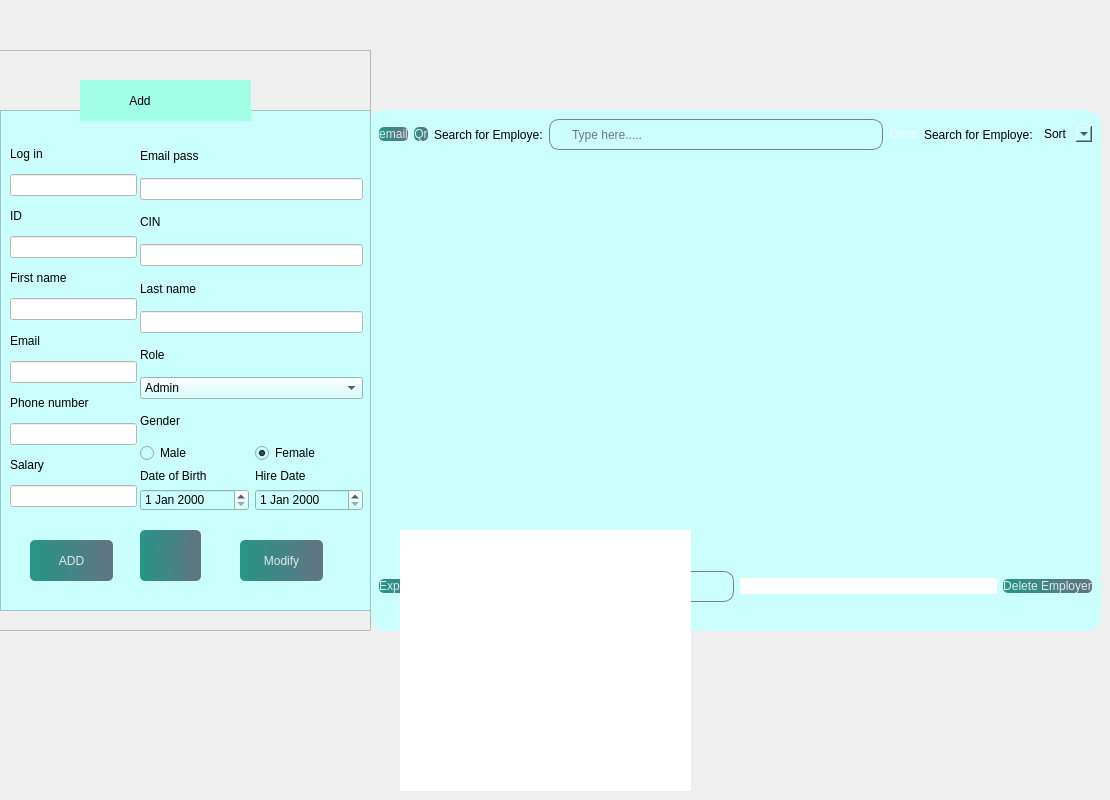
          <widget class="QWidget" name="a1">
           <widget class="QFrame" name="frame_7">
            <property name="geometry">
             <rect>
              <x>370</x>
              <y>110</y>
              <width>731</width>
              <height>521</height>
             </rect>
            </property>
            <property name="styleSheet">
             <string notr="true">
background-color: rgb(202, 255, 251);
border-radius:15px;
</string>
            </property>
            <property name="frameShape">
             <enum>QFrame::StyledPanel</enum>
            </property>
            <property name="frameShadow">
             <enum>QFrame::Raised</enum>
            </property>
            <layout class="QVBoxLayout" name="verticalLayout_17">
             <item>
              <layout class="QHBoxLayout" name="horizontalLayout_5">
               <item>
                <widget class="QPushButton" name="email">
                 <property name="styleSheet">
                  <string notr="true">
#email{
color: rgb(0, 0, 0);
}
QPushButton, #email{
	background-color: qlineargradient(spread:pad, x1:0, y1:0.505682, x2:1, y2:0.477, stop:0 rgba(11, 131, 120, 219), stop:1 rgba(85, 98, 112, 226));
	color:rgba(255, 255, 255, 210);
	border-radius:5px;
}

QPushButton#email:hover{
	background-color: qlineargradient(spread:pad, x1:0, y1:0.505682, x2:1, y2:0.477, stop:0 rgba(150, 123, 111, 219), stop:1 rgba(85, 81, 84, 226));
}

QPushButton#email:pressed{
	padding-left:5px;
	padding-top:5px;
	background-color:rgba(150, 123, 111, 255);
}
</string>
                 </property>
                 <property name="text">
                  <string>email</string>
                 </property>
                 <property name="checkable">
                  <bool>true</bool>
                 </property>
                 <property name="checked">
                  <bool>true</bool>
                 </property>
                </widget>
               </item>
               <item>
                <widget class="QPushButton" name="qr">
                 <property name="styleSheet">
                  <string notr="true">
#qr{
color: rgb(0, 0, 0);
}
QPushButton, #qr{
	background-color: qlineargradient(spread:pad, x1:0, y1:0.505682, x2:1, y2:0.477, stop:0 rgba(11, 131, 120, 219), stop:1 rgba(85, 98, 112, 226));
	color:rgba(255, 255, 255, 210);
	border-radius:5px;
}

QPushButton#qr:hover{
	background-color: qlineargradient(spread:pad, x1:0, y1:0.505682, x2:1, y2:0.477, stop:0 rgba(150, 123, 111, 219), stop:1 rgba(85, 81, 84, 226));
}

QPushButton#qr:pressed{
	padding-left:5px;
	padding-top:5px;
	background-color:rgba(150, 123, 111, 255);
}
</string>
                 </property>
                 <property name="text">
                  <string>Qr</string>
                 </property>
                 <property name="checkable">
                  <bool>true</bool>
                 </property>
                 <property name="checked">
                  <bool>true</bool>
                 </property>
                </widget>
               </item>
               <item>
                <widget class="QLabel" name="label_15">
                 <property name="styleSheet">
                  <string notr="true">color: rgb(0, 0, 0);</string>
                 </property>
                 <property name="text">
                  <string>Search for Employe:</string>
                 </property>
                </widget>
               </item>
               <item>
                <widget class="QLineEdit" name="edit_2">
                 <property name="minimumSize">
                  <size>
                   <width>0</width>
                   <height>31</height>
                  </size>
                 </property>
                 <property name="styleSheet">
                  <string notr="true">QLineEdit{
	padding-left: 20px;
	border: 1px solid gray;	
	border-radius: 10px;
color: rgb(0, 0, 0);

}
</string>
                 </property>
                 <property name="placeholderText">
                  <string>Type here.....</string>
                 </property>
                </widget>
               </item>
               <item>
                <widget class="QPushButton" name="pushButton_4">
                 <property name="styleSheet">
                  <string notr="true">QPushButton, #pushButton_4 {
    background-color: qlineargradient(spread:pad, x1:0, y1:0.505682, x2:1, y2:0.477, 
        stop:0 rgba(11, 131, 120, 219), stop:1 rgba(85, 98, 112, 226));
    color: rgba(255, 255, 255, 210);
    border-radius: 5px;
    transition: background-color 0.3s ease-in-out; /* Transition effect */
}

QPushButton#pushButton_4:hover {
    background-color: qlineargradient(spread:pad, x1:0, y1:0.505682, x2:1, y2:0.477, 
        stop:0 rgba(150, 123, 111, 219), stop:1 rgba(85, 81, 84, 226));
}

QPushButton#pushButton_4:pressed {
    padding-left: 5px;
    padding-top: 5px;
    background-color: rgba(150, 123, 111, 255);
    transition: background-color 0.1s ease-out; /* Faster transition when pressed */
}
</string>
                 </property>
                 <property name="text">
                  <string>Done</string>
                 </property>
                </widget>
               </item>
               <item>
                <widget class="QLabel" name="label_28">
                 <property name="styleSheet">
                  <string notr="true">color: rgb(0, 0, 0);</string>
                 </property>
                 <property name="text">
                  <string>Search for Employe:</string>
                 </property>
                </widget>
               </item>
               <item>
                <widget class="QComboBox" name="comboBox_3">
                 <property name="styleSheet">
                  <string notr="true">color: rgb(0, 0, 0);</string>
                 </property>
                 <item>
                  <property name="text">
                   <string>Sort</string>
                  </property>
                 </item>
                 <item>
                  <property name="text">
                   <string>Salary</string>
                  </property>
                  <property name="icon">
                   <iconset resource="resource.qrc">
                    <normaloff>:/img/img/dollar-sign.svg</normaloff>:/img/img/dollar-sign.svg</iconset>
                  </property>
                 </item>
                 <item>
                  <property name="text">
                   <string>Dob</string>
                  </property>
                  <property name="icon">
                   <iconset resource="resource.qrc">
                    <normaloff>:/img/img/award.svg</normaloff>:/img/img/award.svg</iconset>
                  </property>
                 </item>
                </widget>
               </item>
              </layout>
             </item>
             <item>
              <widget class="QTableView" name="xx1"/>
             </item>
             <item>
              <layout class="QHBoxLayout" name="horizontalLayout_6">
               <item>
                <widget class="QPushButton" name="pushButton_29">
                 <property name="styleSheet">
                  <string notr="true">
#pushButton_29{
color: rgb(0, 0, 0);
}
QPushButton, #pushButton_29{
	background-color: qlineargradient(spread:pad, x1:0, y1:0.505682, x2:1, y2:0.477, stop:0 rgba(11, 131, 120, 219), stop:1 rgba(85, 98, 112, 226));
	color:rgba(255, 255, 255, 210);
	border-radius:5px;
}

QPushButton#pushButton_29:hover{
	background-color: qlineargradient(spread:pad, x1:0, y1:0.505682, x2:1, y2:0.477, stop:0 rgba(150, 123, 111, 219), stop:1 rgba(85, 81, 84, 226));
}

QPushButton#pushButton_29:pressed{
	padding-left:5px;
	padding-top:5px;
	background-color:rgba(150, 123, 111, 255);
}
</string>
                 </property>
                 <property name="text">
                  <string>Exporting PDF</string>
                 </property>
                </widget>
               </item>
               <item>
                <widget class="QLabel" name="label_42">
                 <property name="text">
                  <string/>
                 </property>
                 <property name="pixmap">
                  <pixmap resource="resource.qrc">:/img/img/download.svg</pixmap>
                 </property>
                </widget>
               </item>
               <item>
                <widget class="QLineEdit" name="edit_5">
                 <property name="minimumSize">
                  <size>
                   <width>0</width>
                   <height>31</height>
                  </size>
                 </property>
                 <property name="styleSheet">
                  <string notr="true">QLineEdit{
	padding-left: 20px;
	border: 1px solid gray;	
	border-radius: 10px;
color: rgb(0, 0, 0);

}
</string>
                 </property>
                 <property name="placeholderText">
                  <string>Type here.....</string>
                 </property>
                </widget>
               </item>
               <item>
                <widget class="QLineEdit" name="lineEdit_128">
                 <property name="styleSheet">
                  <string notr="true">background-color: rgb(255, 255, 255);
color: rgb(0, 0, 0);</string>
                 </property>
                </widget>
               </item>
               <item>
                <widget class="QPushButton" name="deleteButton">
                 <property name="styleSheet">
                  <string notr="true">
#pushButton_21{
color: rgb(0, 0, 0);
}
QPushButton, #pushButton_21{
	background-color: qlineargradient(spread:pad, x1:0, y1:0.505682, x2:1, y2:0.477, stop:0 rgba(11, 131, 120, 219), stop:1 rgba(85, 98, 112, 226));
	color:rgba(255, 255, 255, 210);
	border-radius:5px;
}

QPushButton#pushButton_21:hover{
	background-color: qlineargradient(spread:pad, x1:0, y1:0.505682, x2:1, y2:0.477, stop:0 rgba(150, 123, 111, 219), stop:1 rgba(85, 81, 84, 226));
}

QPushButton#pushButton_21:pressed{
	padding-left:5px;
	padding-top:5px;
	background-color:rgba(150, 123, 111, 255);
}
</string>
                 </property>
                 <property name="text">
                  <string>Delete Employer</string>
                 </property>
                 <property name="checkable">
                  <bool>true</bool>
                 </property>
                 <property name="checked">
                  <bool>false</bool>
                 </property>
                </widget>
               </item>
              </layout>
             </item>
             <item>
              <widget class="QLabel" name="pic1">
               <property name="text">
                <string/>
               </property>
               <property name="pixmap">
                <pixmap>../../../Downloads/main/interface_qt/img/Nouveau dossier/aze.png</pixmap>
               </property>
              </widget>
             </item>
            </layout>
           </widget>
           <widget class="QFrame" name="frame_3">
            <property name="geometry">
             <rect>
              <x>-10</x>
              <y>50</y>
              <width>381</width>
              <height>581</height>
             </rect>
            </property>
            <property name="frameShape">
             <enum>QFrame::StyledPanel</enum>
            </property>
            <property name="frameShadow">
             <enum>QFrame::Raised</enum>
            </property>
            <widget class="QFrame" name="frame">
             <property name="geometry">
              <rect>
               <x>10</x>
               <y>60</y>
               <width>371</width>
               <height>501</height>
              </rect>
             </property>
             <property name="styleSheet">
              <string notr="true">
background-color: rgb(202, 255, 251)</string>
             </property>
             <property name="frameShape">
              <enum>QFrame::StyledPanel</enum>
             </property>
             <property name="frameShadow">
              <enum>QFrame::Raised</enum>
             </property>
             <widget class="QPushButton" name="addButton">
              <property name="geometry">
               <rect>
                <x>30</x>
                <y>430</y>
                <width>83</width>
                <height>41</height>
               </rect>
              </property>
              <property name="styleSheet">
               <string notr="true">
#addButton{
color: rgb(0, 0, 0);
}
QPushButton, #addButton{
	background-color: qlineargradient(spread:pad, x1:0, y1:0.505682, x2:1, y2:0.477, stop:0 rgba(11, 131, 120, 219), stop:1 rgba(85, 98, 112, 226));
	color:rgba(255, 255, 255, 210);
	border-radius:5px;
}

QPushButton#addButton:hover{
	background-color: qlineargradient(spread:pad, x1:0, y1:0.505682, x2:1, y2:0.477, stop:0 rgba(150, 123, 111, 219), stop:1 rgba(85, 81, 84, 226));
}

QPushButton#addButton:pressed{
	padding-left:5px;
	padding-top:5px;
	background-color:rgba(150, 123, 111, 255);
}
</string>
              </property>
              <property name="text">
               <string>ADD</string>
              </property>
              <property name="checkable">
               <bool>true</bool>
              </property>
              <property name="checked">
               <bool>true</bool>
              </property>
             </widget>
             <widget class="QPushButton" name="pushButton_20">
              <property name="geometry">
               <rect>
                <x>140</x>
                <y>420</y>
                <width>61</width>
                <height>51</height>
               </rect>
              </property>
              <property name="styleSheet">
               <string notr="true">
#pushButton_20{
color: rgb(0, 0, 0);
}
QPushButton, #pushButton_20{
	background-color: qlineargradient(spread:pad, x1:0, y1:0.505682, x2:1, y2:0.477, stop:0 rgba(11, 131, 120, 219), stop:1 rgba(85, 98, 112, 226));
	color:rgba(255, 255, 255, 210);
	border-radius:5px;
}

QPushButton#pushButton_20:hover{
	background-color: qlineargradient(spread:pad, x1:0, y1:0.505682, x2:1, y2:0.477, stop:0 rgba(150, 123, 111, 219), stop:1 rgba(85, 81, 84, 226));
}

QPushButton#pushButton_20:pressed{
	padding-left:5px;
	padding-top:5px;
	background-color:rgba(150, 123, 111, 255);
}
</string>
              </property>
              <property name="text">
               <string/>
              </property>
              <property name="icon">
               <iconset resource="resource.qrc">
                <normaloff>:/img/img/trash-2.svg</normaloff>:/img/img/trash-2.svg</iconset>
              </property>
             </widget>
             <widget class="QWidget" name="layoutWidget_4">
              <property name="geometry">
               <rect>
                <x>10</x>
                <y>30</y>
                <width>127</width>
                <height>367</height>
               </rect>
              </property>
              <layout class="QVBoxLayout" name="verticalLayout_18">
               <item>
                <widget class="QLabel" name="label_3">
                 <property name="styleSheet">
                  <string notr="true">
color: rgb(0, 0, 0);</string>
                 </property>
                 <property name="text">
                  <string>Log in</string>
                 </property>
                </widget>
               </item>
               <item>
                <widget class="QLineEdit" name="lineEdit_17">
                 <property name="styleSheet">
                  <string notr="true">background-color: rgb(255, 255, 255);
color: rgb(0, 0, 0);</string>
                 </property>
                </widget>
               </item>
               <item>
                <widget class="QLabel" name="label_7">
                 <property name="styleSheet">
                  <string notr="true">color: rgb(0, 0, 0);</string>
                 </property>
                 <property name="text">
                  <string>ID</string>
                 </property>
                </widget>
               </item>
               <item>
                <widget class="QLineEdit" name="lineEdit_16">
                 <property name="styleSheet">
                  <string notr="true">background-color: rgb(255, 255, 255);
color: rgb(0, 0, 0);</string>
                 </property>
                </widget>
               </item>
               <item>
                <widget class="QLabel" name="label_10">
                 <property name="styleSheet">
                  <string notr="true">color: rgb(0, 0, 0);</string>
                 </property>
                 <property name="text">
                  <string>First name</string>
                 </property>
                </widget>
               </item>
               <item>
                <widget class="QLineEdit" name="lineEdit_20">
                 <property name="styleSheet">
                  <string notr="true">background-color: rgb(255, 255, 255);
color: rgb(0, 0, 0);</string>
                 </property>
                </widget>
               </item>
               <item>
                <widget class="QLabel" name="label_11">
                 <property name="styleSheet">
                  <string notr="true">color: rgb(0, 0, 0);</string>
                 </property>
                 <property name="text">
                  <string>Email</string>
                 </property>
                </widget>
               </item>
               <item>
                <widget class="QLineEdit" name="lineEdit_21">
                 <property name="styleSheet">
                  <string notr="true">background-color: rgb(255, 255, 255);
color: rgb(0, 0, 0);</string>
                 </property>
                </widget>
               </item>
               <item>
                <widget class="QLabel" name="label_13">
                 <property name="styleSheet">
                  <string notr="true">color: rgb(0, 0, 0);</string>
                 </property>
                 <property name="text">
                  <string>Phone number</string>
                 </property>
                </widget>
               </item>
               <item>
                <widget class="QLineEdit" name="lineEdit_22">
                 <property name="styleSheet">
                  <string notr="true">background-color: rgb(255, 255, 255);
color: rgb(0, 0, 0);</string>
                 </property>
                </widget>
               </item>
               <item>
                <widget class="QLabel" name="label_12">
                 <property name="styleSheet">
                  <string notr="true">color: rgb(0, 0, 0);</string>
                 </property>
                 <property name="text">
                  <string>Salary</string>
                 </property>
                </widget>
               </item>
               <item>
                <widget class="QLineEdit" name="lineEdit_39">
                 <property name="styleSheet">
                  <string notr="true">background-color: rgb(255, 255, 255);
color: rgb(0, 0, 0);</string>
                 </property>
                </widget>
               </item>
              </layout>
             </widget>
             <widget class="QWidget" name="layoutWidget_5">
              <property name="geometry">
               <rect>
                <x>140</x>
                <y>30</y>
                <width>223</width>
                <height>371</height>
               </rect>
              </property>
              <layout class="QVBoxLayout" name="verticalLayout_19">
               <item>
                <widget class="QLabel" name="label_5">
                 <property name="styleSheet">
                  <string notr="true">color: rgb(0, 0, 0);</string>
                 </property>
                 <property name="text">
                  <string>Email pass</string>
                 </property>
                </widget>
               </item>
               <item>
                <widget class="QLineEdit" name="lineEdit_18">
                 <property name="styleSheet">
                  <string notr="true">background-color: rgb(255, 255, 255);
color: rgb(0, 0, 0);</string>
                 </property>
                </widget>
               </item>
               <item>
                <widget class="QLabel" name="label_6">
                 <property name="styleSheet">
                  <string notr="true">color: rgb(0, 0, 0);</string>
                 </property>
                 <property name="text">
                  <string>CIN</string>
                 </property>
                </widget>
               </item>
               <item>
                <widget class="QLineEdit" name="lineEdit_19">
                 <property name="styleSheet">
                  <string notr="true">background-color: rgb(255, 255, 255);
color: rgb(0, 0, 0);</string>
                 </property>
                </widget>
               </item>
               <item>
                <widget class="QLabel" name="label_9">
                 <property name="styleSheet">
                  <string notr="true">color: rgb(0, 0, 0);</string>
                 </property>
                 <property name="text">
                  <string>Last name</string>
                 </property>
                </widget>
               </item>
               <item>
                <widget class="QLineEdit" name="lineEdit_40">
                 <property name="styleSheet">
                  <string notr="true">background-color: rgb(255, 255, 255);
color: rgb(0, 0, 0);</string>
                 </property>
                </widget>
               </item>
               <item>
                <widget class="QLabel" name="label_46">
                 <property name="styleSheet">
                  <string notr="true">color: rgb(0, 0, 0);</string>
                 </property>
                 <property name="text">
                  <string>Role</string>
                 </property>
                </widget>
               </item>
               <item>
                <widget class="QComboBox" name="comboBox">
                 <property name="styleSheet">
                  <string notr="true">color: rgb(0, 0, 0);</string>
                 </property>
                 <item>
                  <property name="text">
                   <string>Admin</string>
                  </property>
                 </item>
                 <item>
                  <property name="text">
                   <string>sales section</string>
                  </property>
                 </item>
                 <item>
                  <property name="text">
                   <string>order section</string>
                  </property>
                 </item>
                 <item>
                  <property name="text">
                   <string>commande section</string>
                  </property>
                 </item>
                 <item>
                  <property name="text">
                   <string>stock section</string>
                  </property>
                 </item>
                </widget>
               </item>
               <item>
                <widget class="QLabel" name="label_8">
                 <property name="styleSheet">
                  <string notr="true">color: rgb(0, 0, 0);</string>
                 </property>
                 <property name="text">
                  <string>Gender</string>
                 </property>
                </widget>
               </item>
               <item>
                <layout class="QHBoxLayout" name="horizontalLayout_7">
                 <item>
                  <widget class="QRadioButton" name="radioButton">
                   <property name="styleSheet">
                    <string notr="true">color: rgb(0, 0, 0);</string>
                   </property>
                   <property name="text">
                    <string>Male</string>
                   </property>
                   <property name="checkable">
                    <bool>true</bool>
                   </property>
                   <property name="checked">
                    <bool>false</bool>
                   </property>
                   <property name="autoExclusive">
                    <bool>false</bool>
                   </property>
                  </widget>
                 </item>
                 <item>
                  <widget class="QRadioButton" name="radioButton_3">
                   <property name="styleSheet">
                    <string notr="true">color: rgb(0, 0, 0);</string>
                   </property>
                   <property name="text">
                    <string>Female</string>
                   </property>
                   <property name="checkable">
                    <bool>true</bool>
                   </property>
                   <property name="checked">
                    <bool>true</bool>
                   </property>
                   <property name="autoExclusive">
                    <bool>true</bool>
                   </property>
                  </widget>
                 </item>
                </layout>
               </item>
               <item>
                <layout class="QHBoxLayout" name="horizontalLayout_8">
                 <item>
                  <layout class="QVBoxLayout" name="verticalLayout_20">
                   <item>
                    <widget class="QLabel" name="label_44">
                     <property name="styleSheet">
                      <string notr="true">color: rgb(0, 0, 0);</string>
                     </property>
                     <property name="text">
                      <string>Date of Birth</string>
                     </property>
                    </widget>
                   </item>
                   <item>
                    <widget class="QDateEdit" name="dateEdit">
                     <property name="styleSheet">
                      <string notr="true">color: rgb(0, 0, 0);</string>
                     </property>
                    </widget>
                   </item>
                  </layout>
                 </item>
                 <item>
                  <layout class="QVBoxLayout" name="verticalLayout_21">
                   <item>
                    <widget class="QLabel" name="label_45">
                     <property name="styleSheet">
                      <string notr="true">color: rgb(0, 0, 0);</string>
                     </property>
                     <property name="text">
                      <string>Hire Date</string>
                     </property>
                    </widget>
                   </item>
                   <item>
                    <widget class="QDateEdit" name="dateEdit_2">
                     <property name="styleSheet">
                      <string notr="true">color: rgb(0, 0, 0);</string>
                     </property>
                    </widget>
                   </item>
                  </layout>
                 </item>
                </layout>
               </item>
              </layout>
             </widget>
             <widget class="QPushButton" name="modifyButton">
              <property name="geometry">
               <rect>
                <x>240</x>
                <y>430</y>
                <width>83</width>
                <height>41</height>
               </rect>
              </property>
              <property name="styleSheet">
               <string notr="true">
#modifyButton{
color: rgb(0, 0, 0);
}
QPushButton, #modifyButton{
	background-color: qlineargradient(spread:pad, x1:0, y1:0.505682, x2:1, y2:0.477, stop:0 rgba(11, 131, 120, 219), stop:1 rgba(85, 98, 112, 226));
	color:rgba(255, 255, 255, 210);
	border-radius:5px;
}

QPushButton#modifyButton:hover{
	background-color: qlineargradient(spread:pad, x1:0, y1:0.505682, x2:1, y2:0.477, stop:0 rgba(150, 123, 111, 219), stop:1 rgba(85, 81, 84, 226));
}

QPushButton#modifyButton:pressed{
	padding-left:5px;
	padding-top:5px;
	background-color:rgba(150, 123, 111, 255);
}
</string>
              </property>
              <property name="text">
               <string>Modify</string>
              </property>
              <property name="checkable">
               <bool>true</bool>
              </property>
              <property name="checked">
               <bool>true</bool>
              </property>
             </widget>
            </widget>
            <widget class="QLabel" name="label_14">
             <property name="geometry">
              <rect>
               <x>90</x>
               <y>30</y>
               <width>171</width>
               <height>41</height>
              </rect>
             </property>
             <property name="styleSheet">
              <string notr="true">color: rgb(0, 0, 0);
background-color: rgb(160, 255, 228);</string>
             </property>
             <property name="text">
              <string>               Add</string>
             </property>
            </widget>
           </widget>
           <widget class="QLabel" name="labelQRCode">
            <property name="geometry">
             <rect>
              <x>400</x>
              <y>530</y>
              <width>291</width>
              <height>261</height>
             </rect>
            </property>
            <property name="styleSheet">
             <string notr="true">background-color: rgb(255, 255, 255);</string>
            </property>
            <property name="text">
             <string/>
            </property>
           </widget>
          </widget>
